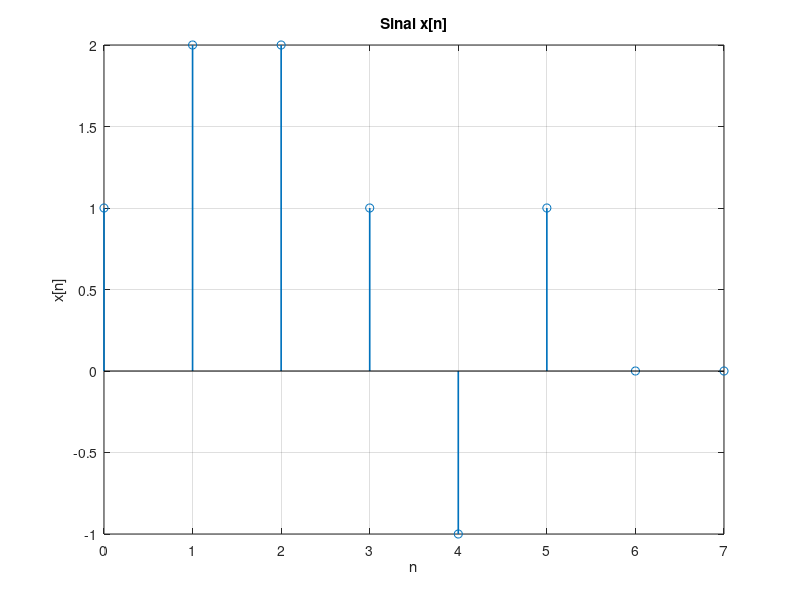

The MATLAB script that drew this image: (Note: this script raises an error after producing the figure.)
% Pedro Mariano dos Santos
clear;
clc;
close all;

%% Atividade 1
% a) Sinal x[n] conforme o grafico (n = 0...7)
n = 0:7;
x = [1 2 2 1 -1 1 0 0];

figure('Name','Atividade 1');
stem(n, x, 'o', 'LineWidth', 1.2); grid on;
xlabel('n'); ylabel('x[n]');
title('Sinal x[n]');

% b) Sistema dado por:
% y[n] = x[n] + 0.6x[n-1] + 0.36x[n-2] + 0.216x[n-3]
b = [1 0.6 0.36 0.216];
y1 = filtro_fir_por_equacao(x, b);
ny1 = 0:length(y1)-1;

% c) Plot de x[n] e y[n] na mesma figura
figure('Name','Atividade 1 - x[n] e y[n]');
stem(n, x, 'o', 'LineWidth', 1.2); hold on;
stem(ny1, y1, 'x', 'LineWidth', 1.2);
grid on;
xlabel('n'); ylabel('Amplitude');
title('Comparacao de x[n] e y[n]');
legend('x[n]', 'y[n]', 'Location', 'best');

%% Atividade 2
% a) Resposta impulsiva do sistema da Atividade 1
h = b;
nh = 0:length(h)-1;

figure('Name','Atividade 2a - h[n]');
stem(nh, h, 'filled', 'LineWidth', 1.2); grid on;
xlabel('n'); ylabel('h[n]');
title('Resposta impulsiva h[n]');

% b) Saida por soma das respostas aos impulsos (convolucao manual)
y2 = convolucao_por_soma_de_impulsos(x, h);
ny2 = 0:length(y2)-1;

% c) Plot de y[n] e comparacao com a Atividade 1
figure('Name','Atividade 2c - comparacao y1 e y2');
stem(ny1, y1, 'o', 'LineWidth', 1.2); hold on;
stem(ny2, y2, 'x', 'LineWidth', 1.2);
grid on;
xlabel('n'); ylabel('Amplitude');
title('Saida por equacao de diferencas vs soma de respostas impulsivas');
legend('y1[n] (Ativ. 1)', 'y2[n] (Ativ. 2)', 'Location', 'best');

erro_max = max(abs(y1(:) - y2(:)));
fprintf('Atividade 2: erro maximo |y1 - y2| = %.12f\n', erro_max);

%% Atividade 3
% a) Obter audio:
% - se existir arquivo em audioFile, usa audioread
% - senao grava 5 s via microfone
audioFile = 'audio.mp3';
duracaoSeg = 5;
FsGrav = 44100;

if isfile(audioFile)
    [xAudio, Fs] = audioread(audioFile);
    fprintf('Audio lido de arquivo: %s\n', audioFile);
else
    fprintf('Arquivo %s nao encontrado. Gravando %d s...\n', audioFile, duracaoSeg);
    recObj = audiorecorder(FsGrav, 16, 1);
    recordblocking(recObj, duracaoSeg);
    xAudio = getaudiodata(recObj);
    Fs = FsGrav;
    fprintf('Gravacao finalizada.\n');
end

% Se vier estereo, converte para mono
if size(xAudio, 2) == 2
    xAudio = mean(xAudio, 2);
end

% Normaliza para evitar clipping no processamento/reproducao
if max(abs(xAudio)) > 0
    xAudio = xAudio / max(abs(xAudio));
end

% b) Criar h[n] para 5 ecos com atenuacao 0.6 e atraso 0.4 s
numEcos = 5;
Aeco = 0.6;
atrasoSeg = 0.4;
D = round(atrasoSeg * Fs);  % atraso em amostras

hEco = zeros(D * numEcos + 1, 1);
for k = 0:numEcos
    hEco(1 + k * D) = Aeco^k;
end

figure('Name','Atividade 3b - hEco[n]');
stem(0:length(hEco)-1, hEco, '.'); grid on;
xlabel('n'); ylabel('hEco[n]');
title('Resposta impulsiva do efeito de eco (5 ecos)');

% c) Aplicar no audio usando algoritmo da Atividade 2 (convolucao por impulsos)
yEco = convolucao_por_soma_de_impulsos(xAudio(:).', hEco(:).');
yEco = yEco(:);
if max(abs(yEco)) > 0
    yEco = yEco / max(abs(yEco));
end

fprintf('Reproduzindo audio original...\n');
sound(xAudio, Fs);
pause(length(xAudio)/Fs + 0.5);

fprintf('Reproduzindo audio com eco (Atividade 3)...\n');
sound(yEco, Fs);
pause(length(yEco)/Fs + 0.5);

%% Atividade 4
% Sistema recursivo: y[n] = x[n] + A * y[n - D]
% Para eco parecido com a Atividade 3:
% A = 0.6 e D = round(0.4*Fs)
A = 0.6;
Drec = D;

% Adiciona cauda para ouvir repeticoes apos o fim do audio original
cauda = zeros(Drec * 5, 1);
xPad = [xAudio; cauda];

yRec = eco_recursivo(xPad, A, Drec);
if max(abs(yRec)) > 0
    yRec = yRec / max(abs(yRec));
end

fprintf('Reproduzindo audio com eco recursivo (Atividade 4)...\n');
sound(yRec, Fs);
pause(length(yRec)/Fs + 0.5);

fprintf('\nResumo:\n');
fprintf('- Ativ. 2 confirmou y1 = y2 (erro maximo numerico pequeno).\n');
fprintf('- Ativ. 4: efeito de eco semelhante com A = %.2f e D = %d amostras (~%.3f s).\n', ...
    A, Drec, Drec/Fs);

%% Funcoes locais
function y = filtro_fir_por_equacao(x, b)
% Calcula y[n] = sum_k b(k+1)*x[n-k], com x fora do intervalo igual a 0.
x = x(:).';
M = length(b);
N = length(x);
y = zeros(1, N + M - 1);

for n = 1:(N + M - 1)
    acc = 0;
    for k = 1:M
        idx = n - (k - 1);
        if idx >= 1 && idx <= N
            acc = acc + b(k) * x(idx);
        end
    end
    y(n) = acc;
end
end

function y = convolucao_por_soma_de_impulsos(x, h)
% Implementa y = x * h pela soma das respostas de cada impulso de x.
x = x(:).';
h = h(:).';
Nx = length(x);
Nh = length(h);
y = zeros(1, Nx + Nh - 1);

for i = 1:Nx
    y(i:i+Nh-1) = y(i:i+Nh-1) + x(i) * h;
end
end

function y = eco_recursivo(x, A, D)
% Implementa y[n] = x[n] + A*y[n-D] (causal, com y[n<0] = 0).
x = x(:);
N = length(x);
y = zeros(N,1);

for n = 1:N
    y(n) = x(n);
    if n - D > 0
        y(n) = y(n) + A * y(n - D);
    end
end
end
